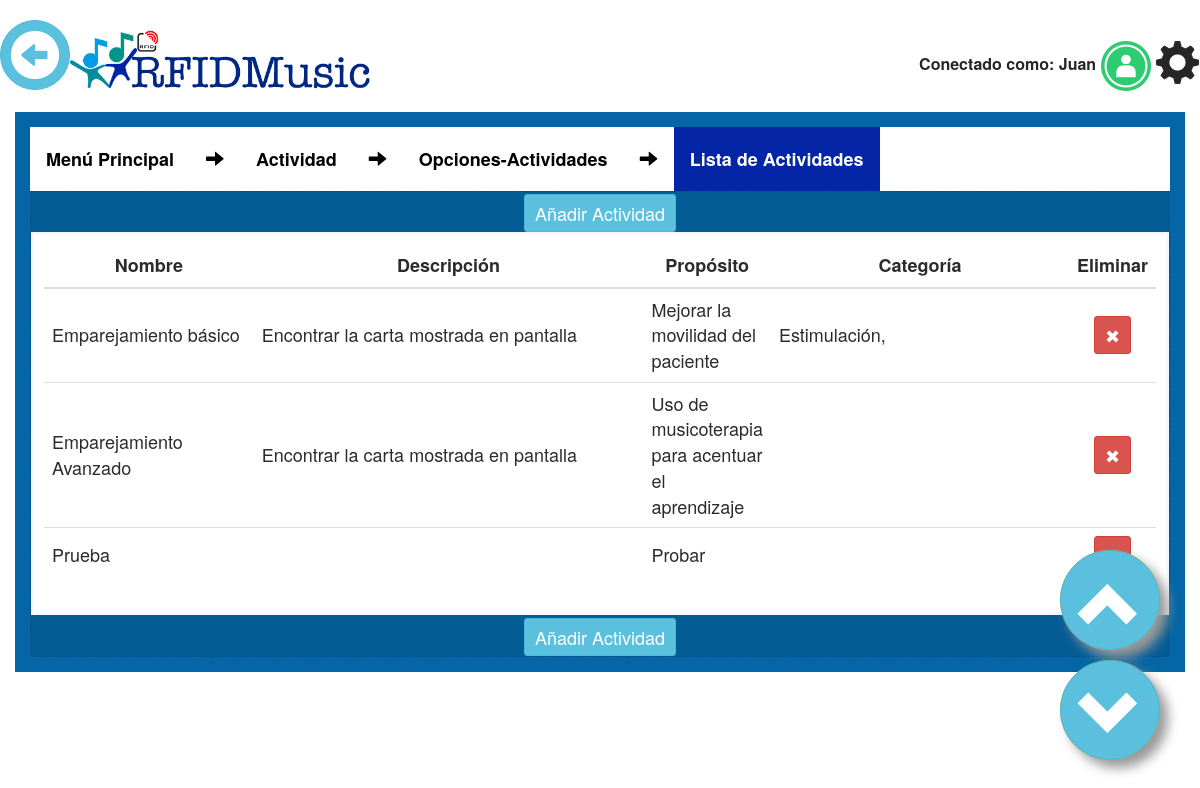
The app's page /settings/players_list/ (signed in), older data.
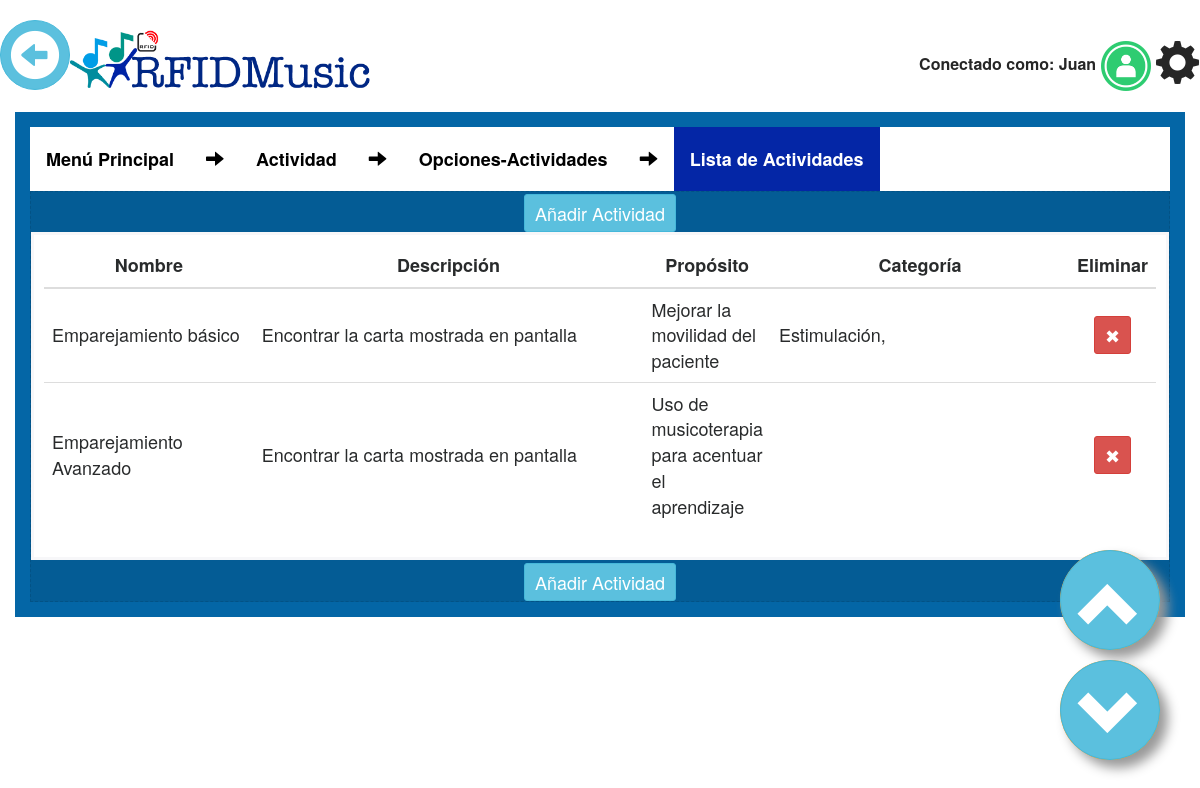
The same page, newer data.
### appQRMusical/models.py (models this page shows, shortened)
class Actividad(models.Model):
	id = models.AutoField(primary_key=True)
	nombre = models.CharField(max_length=100)
	descripcion = models.CharField(max_length=200, blank=True)
	proposito = models.CharField(max_length=100, blank=True)
	indicador = models.ManyToManyField(Indicador, blank=True)

class Categoria_Actividad(models.Model):
    categoria = models.ForeignKey(Categoria,on_delete=models.CASCADE)
    actividad = models.ForeignKey(Actividad,on_delete=models.CASCADE)
    class Meta:
        unique_together = ("categoria","actividad")

class Categoria(models.Model):
    id_categoria =  models.AutoField(primary_key=True)
    nombre = models.CharField(max_length=50, blank=True)
    def __str__(self):
        return self.nombre

### appQRMusical/views.py (the view)
# urls.py: url(r'^settings/players_list/$', Actividads_list.as_view(), name='players_list'),
class Actividads_list(LoginRequiredMixin, ListView):
	model = Actividad
	template_name="players_list.html"
	login_url='/login/'
	redirect_field_name = "/login/"
	def get_context_data(self, **kwargs):
		context = super(Actividads_list, self).get_context_data(**kwargs)
		context['QRM_color'] = "QRM_orange"
		context['categoria'] = Categoria_Actividad.objects.all()
		return context

### appQRMusical/templatetags/zbar_extras.py (called while the page is built)
@register.simple_tag
def stop_cam():
	print("Stop Cam")
	if global_vars.zbar_status != None:
		os.system("ps -A | grep zbar| awk '{print $1}' | xargs kill -9 $1")
		global_vars.zbar_status = None
		global_vars.cam = 1

@register.simple_tag
def restart_game_vars():
	print("Reset game's global vars")
	global_vars.game_fail = 0
	global_vars.game_success = 0
	global_vars.game_initialized = False
	global_vars.last_message = global_vars.message
	global_vars.message_alert = "alert-info"
	global_vars.game_image = "/files/static/Who.png"
	global_vars.game_image = ""
	global_vars.game_file = ""
	global_vars.game_display = "none"
	global_vars.message = 'Get close QR code to cam'

### appQRMusical/templates/players_list.html (shortened to what this page needs)
{% extends "body.html" %}
{% block content_wrapper %}
<div class="col-sm-12 QRM_box {{QRM_color}}">
<ul>
  <strong><li>
  <li><a href="{% url 'settings' %}">Menú Principal</a></li>
  <li><a><i class="glyphicon glyphicon-arrow-right" ></i></a></li>
  <li><a href="{% url 'activity_settings' %}">Actividad</a></li>
  <li><a><i class="glyphicon glyphicon-arrow-right" ></i></a></li>
  <li><a href="{% url 'game_settings' %}">Opciones-Actividades</a></li>
  <li><a><i class="glyphicon glyphicon-arrow-right" ></i></a></li>
  <li><a class="active" href="{% url 'players_list' %}">Lista de Actividades</a></li>
</strong>
</ul>
	<div class="QRM_box_in">
		<a href="{% url 'create_player' %}">
			<div class="btn btn-sm btn-info">
				<p>Añadir Actividad</p>
			</div>
		</a>
		<div class="QRM_wrapper_table">
			<table class="table table-hover">
				<thead>
					<tr>
						<th>Nombre</th>
						<th>Descripción</th>
						<th>Propósito</th>
						<th>Categoría</th>
						<th>Eliminar</th>
			    	</tr>
				</thead>
				<tbody>
					{% for object in object_list %}
						<tr onclick="document.location = '{% url 'update_player' object.id %}';">
		      				<td style="width: 20%; vertical-align: middle;">
		      					{{ object.nombre }}
		      				</td>
		      				<td style="width: 40%; vertical-align: middle;">{{ object.descripcion }}</td>
							<td style="width: 10%; vertical-align: middle;">{{ object.proposito }}</td>
                            <td style="width: 30%; vertical-align: middle;">
                            {% for i in categoria %}
                                {% if i.actividad.id == object.id %}
                                    {% if i.categoria %}
                                        {{ i.categoria }},
                                    {% endif %}
                                    {% endif %}
                            {% endfor %}
                            </td>
							<td style=" vertical-align: middle;">
								<form action="{% url 'player_delete' object.id %}" method="post">
									<center>
										<button type="submit" class="btn btn-danger btn-sm">
											<p>✖</p>
										</button>
									</center>
								</form>
							</td>
		    			</tr>
					{% endfor %}
				</tbody>
			</table>
		</div>
		<a href="{% url 'create_player' %}">
			<div class="btn btn-sm btn-info">
				<p>Añadir Actividad</p>
			</div>
		</a>
	</div>
</div>
{% endblock content_wrapper %}

Row changes from the older to the newer data that the page shows:
removed Actividad: nombre "Prueba", proposito "Probar"
